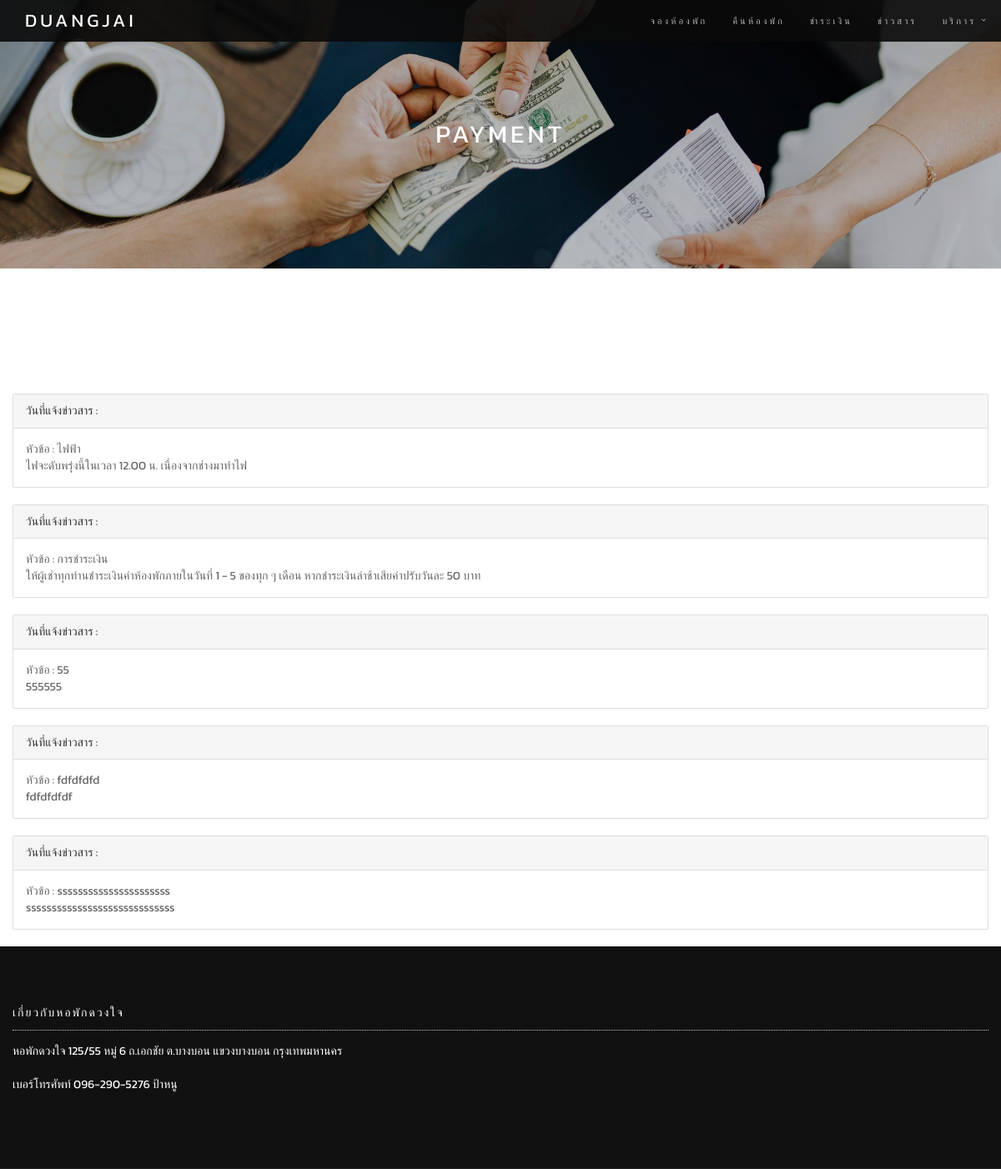
Screenshot of /renter/payment/payment.php with the database file from the repository.
### tables this page shows
CREATE TABLE `news` (
  `NewsID` int(10) NOT NULL COMMENT 'รหัสข่าวประชาสัมพันธ์',
  `N_header` varchar(300) NOT NULL COMMENT 'หัวข้อข่าว',
  `N_information` varchar(300) DEFAULT NULL COMMENT 'ข้อมูลข่าวประชาสัมพันธ์',
  `processing_date` datetime DEFAULT NULL,
  `useflag` int(10) NOT NULL COMMENT 'สถานะ'
);

### renter/payment/payment.php (the view, shortened to what this page needs)
<!DOCTYPE html>
<html lang="en-US" dir="ltr">
<head>
    <?php require('../../connect/connect.php');
    $SQL = "SELECT * FROM news where UseFlag !=0";
    $stmt = $con->query($SQL);
    ?>
    <link href="../assets/lib/bootstrap/dist/css/bootstrap.min.css" rel="stylesheet">
    <link href="../assets/lib/animate.css/animate.css" rel="stylesheet">
    <link href="../assets/lib/components-font-awesome/css/font-awesome.min.css" rel="stylesheet">
    <link href="../assets/lib/et-line-font/et-line-font.css" rel="stylesheet">
    <link href="../assets/lib/flexslider/flexslider.css" rel="stylesheet">
    <link href="../assets/lib/owl.carousel/dist/../assets/owl.carousel.min.css" rel="stylesheet">
    <link href="../assets/lib/owl.carousel/dist/../assets/owl.theme.default.min.css" rel="stylesheet">
    <link href="../assets/lib/magnific-popup/dist/magnific-popup.css" rel="stylesheet">
    <link href="../assets/lib/simple-text-rotator/simpletextrotator.css" rel="stylesheet">
    <link href="../assets/css/style.css" rel="stylesheet">
    <link id="color-scheme" href="../assets/css/colors/default.css" rel="stylesheet">
</head>
<body data-spy="scroll" data-target=".onpage-navigation" data-offset="60">
    <main>
        <nav class="navbar navbar-custom navbar-fixed-top" role="navigation">
            <div class="container">
                <div class="navbar-header">
                            <a class="navbar-brand" href="../homepage.php">Duangjai</a>
                </div>
                <div class="collapse navbar-collapse" id="custom-collapse">
                    <ul class="nav navbar-nav navbar-right">
                        <li class="dropdown"><a class="dropdown" href="../rentroom/rentroom.php"
                                data="dropdown">จองห้องพัก</a>
                        </li>
                        <li class="dropdown"><a class="dropdown" href="../checkout/checkout.php"
                                data="dropdown">คืนห้องพัก</a>
                        </li>
                        <li class="dropdown"><a class="dropdown" href="../payment/payment.php"
                                data="dropdown">ชำระเงิน</a>
                        </li>
                        <li class="dropdown"><a class="dropdown" href="../news/news.php" data="dropdown">ข่าวสาร</a>
                        </li>
                        <li class="dropdown"><a class="dropdown-toggle" data-toggle="dropdown">บริการ</a>
                        </li>
                    </ul>
                </div>
            </div>
        </nav>
        <section class="module bg-dark-30 about-page-header" data-background="../assets/images/payment.jpg">
            <div class="container">
                <div class="row">
                    <div class="col-sm-6 col-sm-offset-3">
                        <h1 class="module-title font-alt mb-0">Payment</h1>
                    </div>
                </div>
            </div>
        </section>
        <section class="module-medium" id="demos">
                <?php
                while ($row = $stmt->fetch(PDO::FETCH_ASSOC)) {
                    $date = $row["date"];
                    $N_header = $row["N_header"];
                    $N_information = $row["N_information"];
                    ?>
            </section>
                <div class="container">
                    <div class="row">
                            <div class="panel-group">
                                <div class="panel panel-default">
                                    <div class="panel-heading">
                                        <h4 class="panel-title">
                                            <div>วันที่แจ้งข่าวสาร : <?php echo $date ?></div>
                                        </h4>
                                    </div>
                                    <div class="panel-collapse collapse in">
                                        <div class="panel-body">
                                            <div>หัวข้อ : <?php echo $N_header ?></div>
                                            <?php echo $N_information ?>
                                        </div>
                                    </div>
                                </div>
                            </div>
                    </div>
                </div>
            <?php
                }
                ?>
        <div class="module-small bg-dark">
            <div class="container">
                <div class="row">
                    <div class="col-4">
                        <div class="widget">
                            <h5 class="widget-title font-alt">เกี่ยวกับหอพักดวงใจ</h5>
                            <p>หอพักดวงใจ 125/55 หมู่ 6 ถ.เอกชัย ต.บางบอน แขวงบางบอน กรุงเทพมหานคร </p>
                            <p>เบอร์โทรศัพท์ 096-290-5276 ป้าหนู
                        </div>
                    </div>
                </div>
            </div>
        </div>
    </main>
</body>
</html>

### renter/assets/css/style.css (style rules this page uses)
html { overflow-y: scroll; overflow-x: hidden; -ms-overflow-style: scrollbar; }
body { background: #fff; font: 400 12px/1.8 ; font-family: 'Kanit', sans-serif; color: #666; -webkit-font-smoothing: antialiased; }
a, .btn { transition: all 0.125s ease-in-out 0s; }
.btn, .well, .panel, .progress, .form-control, .form-control:hover, .form-control:focus, .navbar-custom .dropdown-menu { box-shadow: none; }
.well, .label, .alert, .progress, .form-control, .modal-content, .panel-heading, .panel-group .panel, .nav-tabs > li > a, .nav-pills > li > a { border-radius: 2px; }
.module, .module-small { position: relative; padding: 140px 0; background-repeat: no-repeat; background-position: 50% 50%; background-size: cover; }
.module-small { padding: 70px 0; }
.module-medium { padding: 75px 0px; }
.bg-dark, .bg-dark-30, .bg-dark-60, .bg-dark-90, .bg-dark .module-title, .bg-dark-30 .module-title, .bg-dark-60 .module-title, .bg-dark-90 .module-title, .bg-dark .module-subtitle, .bg-dark-30 .module-subtitle, .bg-dark-60 .module-subtitle, .bg-dark-90 .module-subtitle, .bg-dark .alt-module-subtitle h5, .bg-dark-30 .alt-module-subtitle h5, .bg-dark-60 .alt-module-subtitle h5, .bg-dark-90 .alt-module-subtitle h5 { color: #fff; }
.bg-dark { background: #111; }
.bg-dark-30:before { position: absolute; background: rgba(2, 2, 2, 0.4); content: " "; height: 100%; width: 100%; left: 0; top: 0; }
.mb-0 { margin-bottom: 0 !important; }
a { color: #111; }
h1, h2, h3, h4, h5, h6 { line-height: 1.4; font-weight: 400; }
p, ol, ul, blockquote { margin: 0 0 20px; }
.font-alt { font-family: 'Kanit', sans-serif; text-transform: uppercase; letter-spacing: 2px; }
.module-title { position: relative; letter-spacing: 4px; text-align: center; font-weight: 400; font-size: 30px; color: #111; margin: 0 0 70px; }
.navbar-custom { background-color: rgba(10, 10, 10, 0.9); border: 0; border-radius: 0; z-index: 1000; font-family: 'Kanit', sans-serif; text-transform: uppercase; letter-spacing: 3px; font-size: 11px; transition: background, padding 0.4s ease-in-out 0s; }
.navbar a { transition: color 0.125s ease-in-out 0s; }
.navbar-custom .navbar-brand { letter-spacing: 4px; font-weight: 400; font-size: 22px; color: #fff; }
.navbar-custom .nav li > a { position: relative; color: rgba(255, 255, 255, 0.7); }
.navbar-custom .dropdown-toggle:after { position: absolute; display: block; right: 0; top: 50%; margin-top: -6px; font: normal normal normal 14px/1 FontAwesome; font-size: 9px; content: "\f107"; text-rendering: auto; -webkit-font-smoothing: antialiased; -moz-osx-font-smoothing: grayscale; }
.about-page-header:before { background: rgba(2, 2, 2, 0.2); }
.panel-title { font-size: 14px; }
.widget .widget-title { border-bottom: 1px dotted #c2c2c2; font-size: 14px; padding: 0 0 10px; margin: 0 0 15px; }

### rows the page displays
news: N_header "ไฟฟ้า", N_information "ไฟจะดับพรุ่งนี้ในเวลา 12.00 น. เนื่องจากช่างมาทำไฟ"
news: N_header "การชำระเงิน", N_information "ให้ผู้เช่าทุกท่านชำระเงินค่าห้องพักภายในวันที่ 1 - 5 ของทุก ๆ เดือน หากชำระเงินล่าช้าเสียค่าปรับวันละ 50 บาท"
news: N_header "55", N_information "555555"
news: N_header "fdfdfdfd", N_information "fdfdfdfdf"
news: N_header "ssssssssssssssssssssss", N_information "sssssssssssssssssssssssssssss"
